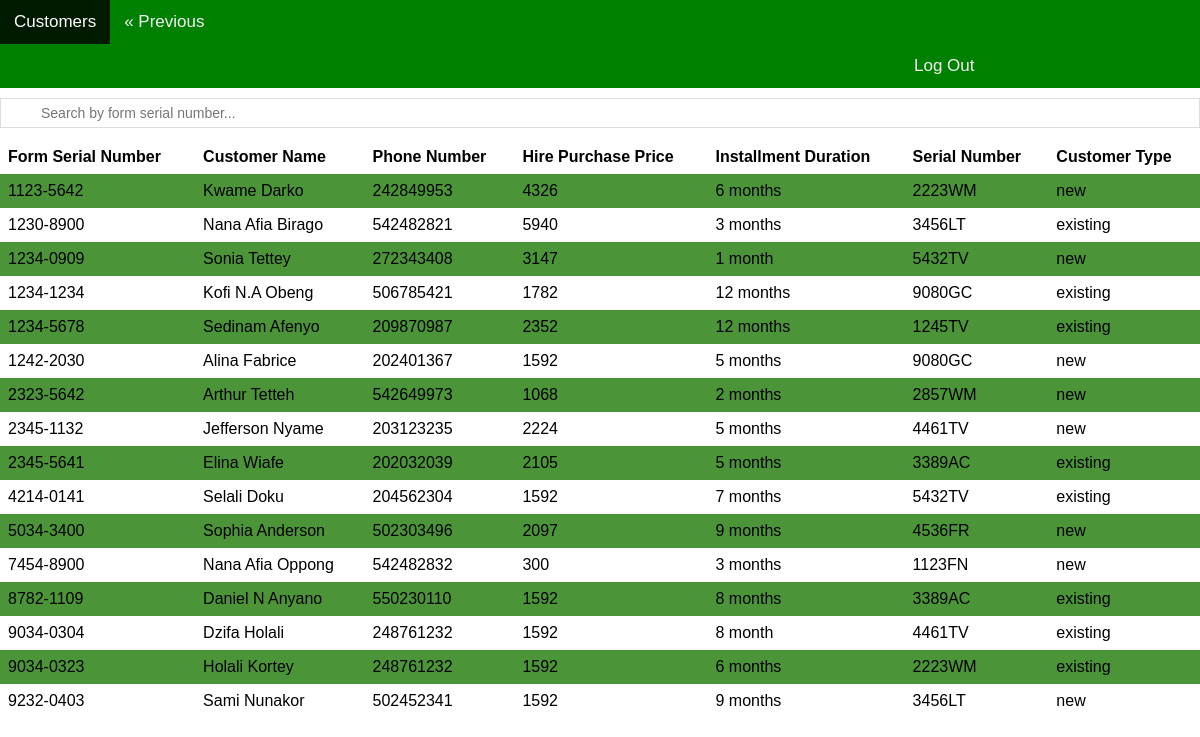
The app's page /viewCustomers.php with its own data.
### tables this page shows
CREATE TABLE CUSTOMER (
    formserialNumber VARCHAR(10) NOT NULL UNIQUE,
    customerName VARCHAR(50) NOT NULL,
    contact INT NOT NULL,
    hirepurchasePrice INT,
    installmentDuration VARCHAR(10),
    serialNumber VARCHAR(10) NOT NULL,
    customerType ENUM('existing', 'new') NOT NULL
);

### viewCustomers.php (the view, shortened to what this page needs)
<?php
require_once "UcslDatabaseConnect.php";
include "header.php";
include "searchbar.php";
$sql = "SELECT * FROM customer";
$result = $access->query($sql);
?>
<!DOCTYPE html>
<html>
<head>
  <link rel="stylesheet" href="viewinfo.css">
</head>
<body>
  <table id="myTable">
    <thead>
      <tr>
        <th>Form Serial Number</th>
        <th>Customer Name</th>
        <th>Phone Number</th>
        <th>Hire Purchase Price</th>
        <th>Installment Duration</th>
        <th>Serial Number</th>
        <th>Customer Type</th>
      </tr>
<?php
if ($result->num_rows > 0) {
  while ($row = $result->fetch_assoc()) {
    echo "<tr>";
    echo "<td>" . $row["formserialNumber"] . "</td>";
    echo "<td>" . $row["customerName"] . "</td>";
    echo "<td>" . $row["contact"] . "</td>";
    echo "<td> " . $row["hirepurchasePrice"] . "</td>";
    echo "<td>" . $row["installmentDuration"] . "</td>";
    echo "<td>" . $row["serialNumber"] . "</td>";
    echo "<td>" . $row["customerType"] . "</td>";
    echo "</tr>";
  }
} else {
  echo "0 results";
}
?>
    </thead>
  </table>
</body>
</html>

### viewinfo.css (style rules this page uses)
body, html { height: 60%; margin: 0; font-family: "Futura", "Trebuchet MS", Arial, sans-serif; }
#myTable { width: 100%; border-collapse: collapse; }
#myTable td, #myTable th { text-align: left; padding: 8px; }
td { font-family: "Futura", "Trebuchet MS", Arial, sans-serif; }
th { font-family: "Futura", "Trebuchet MS", Arial, sans-serif; }
#myTable tr:nth-child(even) { background-color: rgb(75, 148, 56); }

### records on screen
customer: formserialNumber "1123-5642", customerName "Kwame Darko", contact "242849953", hirepurchasePrice "4326", installmentDuration "6 months", serialNumber "2223WM", customerType "new"
customer: formserialNumber "1230-8900", customerName "Nana Afia Birago", contact "542482821", hirepurchasePrice "5940", installmentDuration "3 months", serialNumber "3456LT", customerType "existing"
customer: formserialNumber "1234-0909", customerName "Sonia Tettey", contact "272343408", hirepurchasePrice "3147", installmentDuration "1 month", serialNumber "5432TV", customerType "new"
customer: formserialNumber "1234-1234", customerName "Kofi N.A Obeng", contact "506785421", hirepurchasePrice "1782", installmentDuration "12 months", serialNumber "9080GC", customerType "existing"
customer: formserialNumber "1234-5678", customerName "Sedinam Afenyo", contact "209870987", hirepurchasePrice "2352", installmentDuration "12 months", serialNumber "1245TV", customerType "existing"
customer: formserialNumber "1242-2030", customerName "Alina Fabrice", contact "202401367", hirepurchasePrice "1592", installmentDuration "5 months", serialNumber "9080GC", customerType "new"
customer: formserialNumber "2323-5642", customerName "Arthur Tetteh", contact "542649973", hirepurchasePrice "1068", installmentDuration "2 months", serialNumber "2857WM", customerType "new"
customer: formserialNumber "2345-1132", customerName "Jefferson Nyame", contact "203123235", hirepurchasePrice "2224", installmentDuration "5 months", serialNumber "4461TV", customerType "new"
customer: formserialNumber "2345-5641", customerName "Elina Wiafe", contact "202032039", hirepurchasePrice "2105", installmentDuration "5 months", serialNumber "3389AC", customerType "existing"
customer: formserialNumber "4214-0141", customerName "Selali Doku", contact "204562304", hirepurchasePrice "1592", installmentDuration "7 months", serialNumber "5432TV", customerType "existing"
customer: formserialNumber "5034-3400", customerName "Sophia Anderson", contact "502303496", hirepurchasePrice "2097", installmentDuration "9 months", serialNumber "4536FR", customerType "new"
customer: formserialNumber "7454-8900", customerName "Nana Afia Oppong", contact "542482832", hirepurchasePrice "300", installmentDuration "3 months", serialNumber "1123FN", customerType "new"
customer: formserialNumber "8782-1109", customerName "Daniel N Anyano", contact "550230110", hirepurchasePrice "1592", installmentDuration "8 months", serialNumber "3389AC", customerType "existing"
customer: formserialNumber "9034-0304", customerName "Dzifa Holali", contact "248761232", hirepurchasePrice "1592", installmentDuration "8 month", serialNumber "4461TV", customerType "existing"
customer: formserialNumber "9034-0323", customerName "Holali Kortey", contact "248761232", hirepurchasePrice "1592", installmentDuration "6 months", serialNumber "2223WM", customerType "existing"
customer: formserialNumber "9232-0403", customerName "Sami Nunakor", contact "502452341", hirepurchasePrice "1592", installmentDuration "9 months", serialNumber "3456LT", customerType "new"

### other values on screen
$title "Customers"
